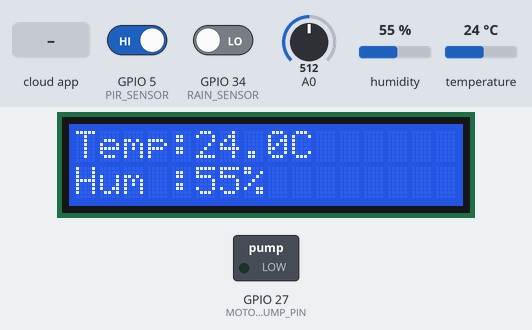
The sketch below on a simulated ESP8266 (NodeMCU). Parts: 16×2 character LCD, switched loads named in the sketch (green lamp = pin HIGH). The inputs (shaded band) are chosen by the test bench; at power-on: GPIO 5 (PIR_SENSOR) HIGH, GPIO 34 (RAIN_SENSOR) LOW, humidity 55 %, A0 = 512, temperature 24 °C. WiFi joins after 1.5 s; servers stay silent unless stated; the local clock reads 2024-03-15 10:24:30 at power-on unless the sketch sets it; the Firebase database answers and starts empty; what the sketch prints to the serial monitor is not drawn.

Above: at 4.7 s.
4.8 s: GPIO 5 (PIR_SENSOR) driven LOW
At 10.7 s:
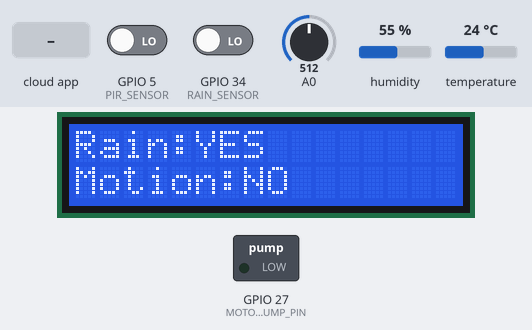
11.0 s: the phone or cloud app sets motor to 1
At 13.9 s:
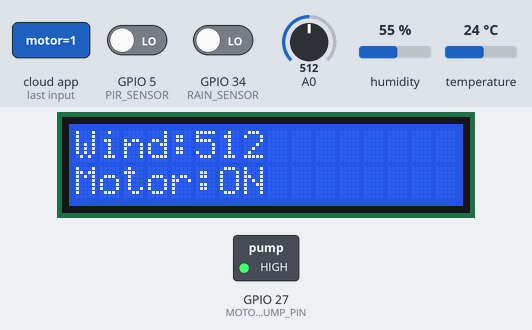
17.2 s: GPIO 34 (RAIN_SENSOR) driven HIGH
At 23.1 s:
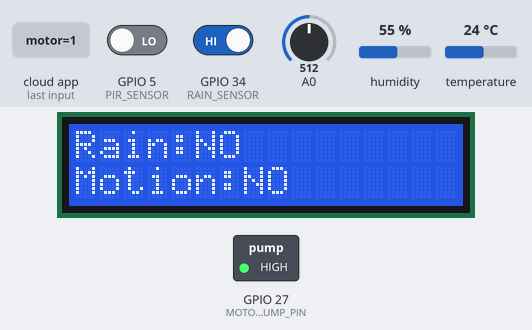
23.4 s: the phone or cloud app sets motor to 0
At 26.1 s:
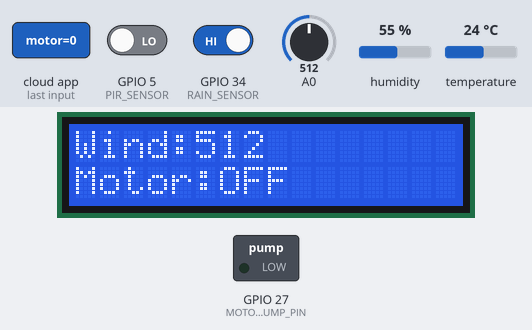
29.6 s: GPIO 5 (PIR_SENSOR) driven HIGH
At 35.3 s:
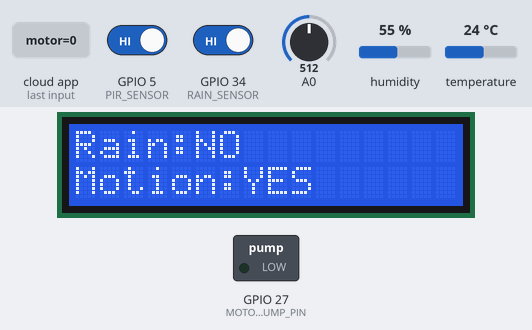
35.8 s: humidity set to 22 %
At 41.4 s:
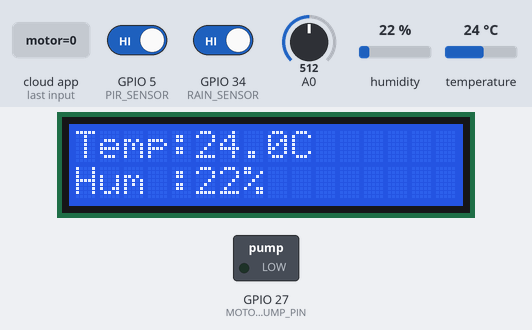
Timing chart, 0 to 42.9 s (numbered marks = the images above; inputs shaded):
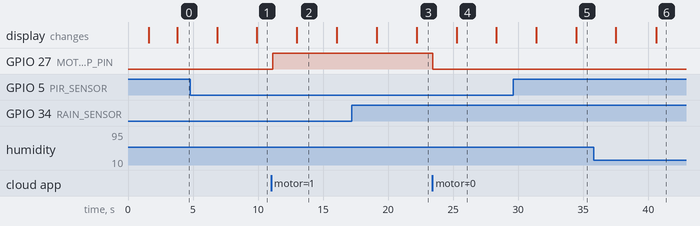

The sketch:

simplefarmerv8.ino
```cpp
#include <Arduino.h>
#if defined(ESP32)
  #include <WiFi.h>
#elif defined(ESP8266)
  #include <ESP8266WiFi.h>
#endif

#include <Firebase_ESP_Client.h>
#include <time.h>
#include <DHT.h>
#include <Wire.h>
#include <LiquidCrystal_I2C.h>

// Firebase Helpers
#include "addons/TokenHelper.h"
#include "addons/RTDBHelper.h"

// Wi-Fi credentials
#define WIFI_SSID "YUVARAJSWIFI"
#define WIFI_PASSWORD "12345678"

// Firebase credentials
#define API_KEY "AIzaSyCbFaD9IhsXATJw2pCCJ_93iqx9FGFfRvQ"
#define DATABASE_URL "https://upkisaan-6246b-default-rtdb.firebaseio.com/"

// Firebase objects
FirebaseData fbdo;
FirebaseData motorStatusFBDO;
FirebaseAuth auth;
FirebaseConfig config;

// Sensor pin definitions
#define SOIL_MOISTURE_30 36
#define SOIL_MOISTURE_60 39
#define RAIN_SENSOR      34
#define PIR_SENSOR        5
#define WIND_SPEED        4
#define DHTPIN           32
#define DHTTYPE          DHT11
#define MOTOR_PUMP_PIN   27

// I2C LCD: 16 columns, 2 rows
LiquidCrystal_I2C lcd(0x27, 16, 2); // Use 0x27 or 0x3F depending on your module

// DHT Sensor
DHT dht(DHTPIN, DHTTYPE);

// Time and loop interval
unsigned long sendDataPrevMillis = 0;
unsigned long interval = 10000;
bool signupOK = false;
struct tm tmstruct;

void printLocalTime() {
  char buffer[30];
  sprintf(buffer, "%02d/%02d/%02d %02d:%02d:%02d",
          tmstruct.tm_mday, tmstruct.tm_mon + 1, tmstruct.tm_year % 100,
          tmstruct.tm_hour, tmstruct.tm_min, tmstruct.tm_sec);
  Serial.print("Local Time (IST): ");
  Serial.println(String(buffer));
}

void setup() {
  Serial.begin(115200);

  // LCD Init
  lcd.init();
  lcd.backlight();
  lcd.setCursor(0, 0);
  lcd.print("Connecting...");

  // Wi-Fi
  WiFi.begin(WIFI_SSID, WIFI_PASSWORD);
  Serial.print("Connecting to Wi-Fi");
  while (WiFi.status() != WL_CONNECTED) {
    Serial.print(".");
    delay(300);
  }
  Serial.println();
  Serial.print("Connected with IP: ");
  Serial.println(WiFi.localIP());

  lcd.clear();
  lcd.setCursor(0, 0);
  lcd.print("WiFi connected");

  // Firebase config
  config.api_key = API_KEY;
  config.database_url = DATABASE_URL;

  if (Firebase.signUp(&config, &auth, "", "")) {
    Serial.println("Firebase Signup OK");
    signupOK = true;
  } else {
    Serial.printf("Firebase Signup Failed: %s\n", config.signer.signupError.message.c_str());
  }

  config.token_status_callback = tokenStatusCallback;
  Firebase.begin(&config, &auth);
  Firebase.reconnectWiFi(true);

  // NTP time
  configTime(19800, 0, "pool.ntp.org", "time.nist.gov", "time.google.com");
  delay(2000);
  if (getLocalTime(&tmstruct, 5000)) {
    printLocalTime();
  } else {
    Serial.println("Failed to get time from NTP");
  }

  // Sensor Init
  pinMode(SOIL_MOISTURE_30, INPUT);
  pinMode(SOIL_MOISTURE_60, INPUT);
  pinMode(RAIN_SENSOR, INPUT);
  pinMode(PIR_SENSOR, INPUT);
  pinMode(WIND_SPEED, INPUT);
  pinMode(MOTOR_PUMP_PIN, OUTPUT);
  digitalWrite(MOTOR_PUMP_PIN, LOW);
  dht.begin();
}

void loop() {
  static int screenIndex = 0;
  static unsigned long lastSwitchTime = 0;
  const unsigned long screenInterval = 3000; // switch every 3 seconds

  // Read sensors
  int soilMoisture30 = analogRead(SOIL_MOISTURE_30);
  int soilMoisture60 = analogRead(SOIL_MOISTURE_60);
  int rainStatus = digitalRead(RAIN_SENSOR);
  int motionDetected = digitalRead(PIR_SENSOR);
  int windSpeed = analogRead(WIND_SPEED);
  float temperature = dht.readTemperature();
  float humidity = dht.readHumidity();

  if (isnan(temperature)) temperature = 0.0;
  if (isnan(humidity)) humidity = 0.0;

  // Firebase read for motor status
  int motorStatus = 0;
  if (Firebase.ready() && signupOK) {
    if (Firebase.RTDB.getInt(&motorStatusFBDO, "gsheetdata/motor")) {
      motorStatus = motorStatusFBDO.intData();
      digitalWrite(MOTOR_PUMP_PIN, motorStatus == 1 ? HIGH : LOW);
    }
  }

  // === TOGGLE LCD DISPLAY ===
  if (millis() - lastSwitchTime > screenInterval) {
    lastSwitchTime = millis();
    lcd.clear();

    switch (screenIndex) {
      case 0:
        lcd.setCursor(0, 0);
        lcd.print("Temp:");
        lcd.print(temperature, 1);
        lcd.print("C");
        lcd.setCursor(0, 1);
        lcd.print("Hum :");
        lcd.print(humidity, 0);
        lcd.print("%");
        break;
      case 1:
        lcd.setCursor(0, 0);
        lcd.print("Soil30:");
        lcd.print(soilMoisture30 / 10);
        lcd.setCursor(0, 1);
        lcd.print("Soil60:");
        lcd.print(soilMoisture60 / 10);
        break;
      case 2:
        lcd.setCursor(0, 0);
        lcd.print("Rain:");
        lcd.print(rainStatus == 1 ? "NO " : "YES");
        lcd.setCursor(0, 1);
        lcd.print("Motion:");
        lcd.print(motionDetected ? "YES" : "NO ");
        break;
      case 3:
        lcd.setCursor(0, 0);
        lcd.print("Wind:");
        lcd.print(windSpeed);
        lcd.setCursor(0, 1);
        lcd.print("Motor:");
        lcd.print(motorStatus == 1 ? "ON " : "OFF");
        break;
    }

    screenIndex = (screenIndex + 1) % 4; // Loop through 4 screens
  }

  // Print time to Serial
  if (millis() % 5000 == 0) {
    if (getLocalTime(&tmstruct, 5000)) {
      printLocalTime();
    }
  }

  // Send data to Firebase
  if (Firebase.ready() && signupOK && (millis() - sendDataPrevMillis > interval || sendDataPrevMillis == 0)) {
    sendDataPrevMillis = millis();
    time_t now;
    time(&now);
    String dataID = "DATA_" + String(now);

    FirebaseJson json;
    json.set("soilMoisture30", soilMoisture30);
    json.set("soilMoisture60", soilMoisture60);
    json.set("rainStatus", rainStatus);
    json.set("motionDetected", motionDetected);
    json.set("windSpeed", windSpeed);
    json.set("temperature", temperature);
    json.set("humidity", humidity);
    json.set("timestamp", now);
    json.set("dataID", dataID);

    if (Firebase.RTDB.pushJSON(&fbdo, "sensorData", &json)) {
      Serial.println("DATA PUSHED");
    } else {
      Serial.println("FAILED: " + fbdo.errorReason());
    }
  }
}
```

Measured:
- after the input at 4.8 s, the display: first differs from a run without the input after 5.1 s (image 1)
- after the input at 11.0 s, GPIO 27 (MOTOR_PUMP_PIN): LOW → HIGH after 0.14 s; the display: changes after 2.0 s (image 2)
- after the input at 17.2 s, the display: first differs from a run without the input after 5.0 s (image 3)
- after the input at 23.4 s, GPIO 27 (MOTOR_PUMP_PIN): HIGH → LOW at once; the display: changes after 1.9 s (image 4)
- after the input at 29.6 s, the display: first differs from a run without the input after 4.9 s (image 5)
- what the display in image 2 shows lasts 3.0 s, from 13.0 s to 16.0 s
